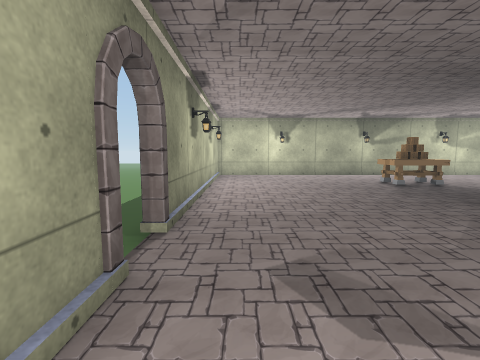
View 1 (above)

12 first-person views from a walk through a scene from a Unity 3-D project. The camera is 1.2 m above the floor, tilts 6° down and sees 85° across. The floor is counted in squares, 1 m on a side. Each view is taken from the middle of a square. On the plan, view 1 faces up. The plan holds only what a view shows up to about 12 squares ahead; the rest is blank. The place goes on beyond the plan. The player character is not drawn. Some surface patterns are stand-ins.

View 2
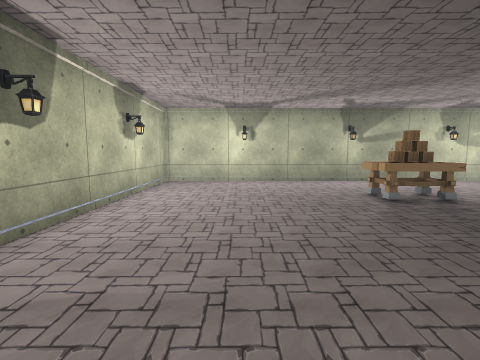

View 3
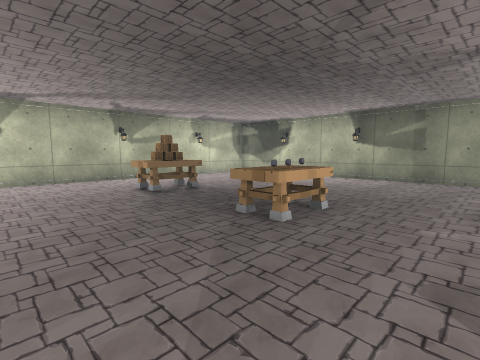

View 4
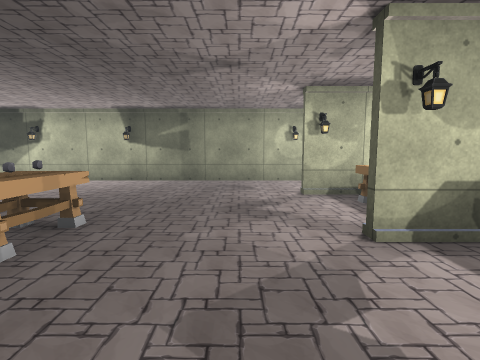

View 5
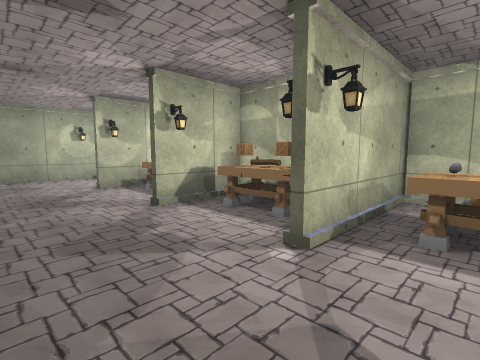

View 6
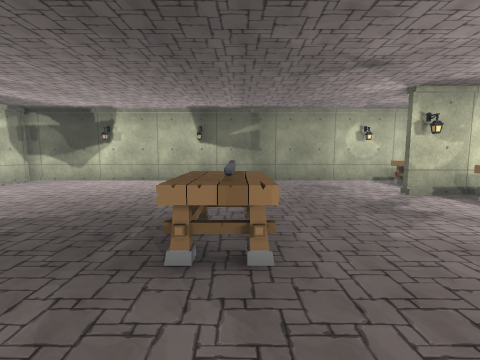

View 7
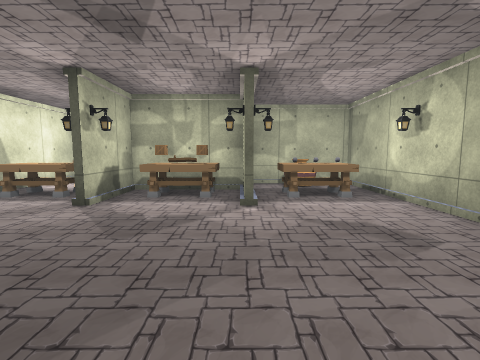

View 8
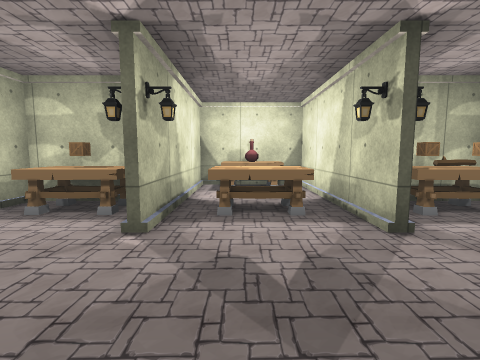

View 9
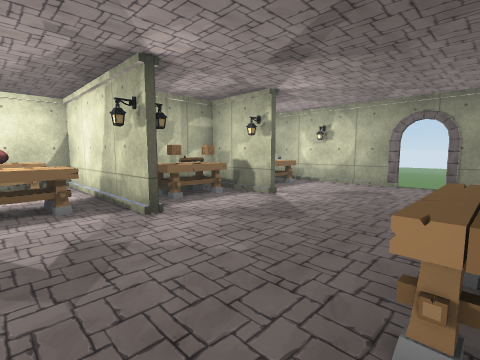

View 10
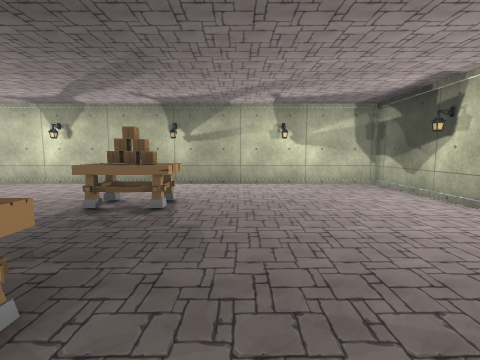

View 11
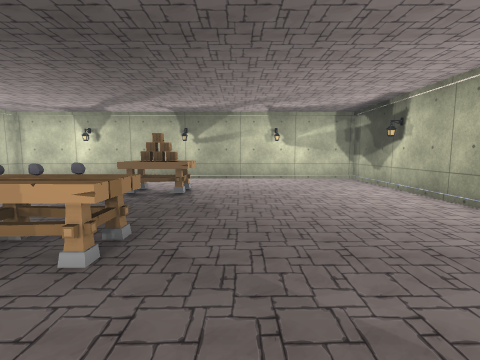

View 12
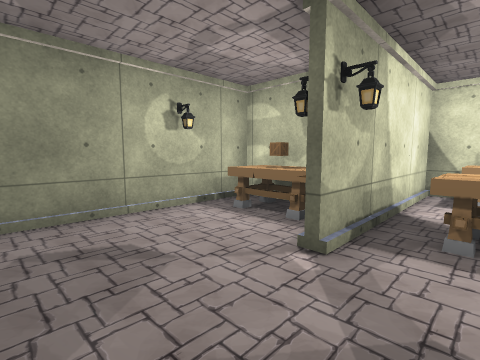

### Floor plan
Points are (right, up) in squares from view 1. A wall is a line through its corners. A room is listed if a view was taken in it or the views show most of it. See-through windows are left out.
Room 1 (views 1, 2, 3, 4, 5, 6, 7, 8, 9, 10, 11, 12)
walls: (6.7, 0.2) (6.7, -5.8) (10.5, -5.8) (10.5, -2.4); (2.9, 0.2) (2.9, -2.5) (6.5, -2.5) (6.5, 0.2); (10.5, -0.5) (10.5, 0.2); (-1.2, 2.5) (-1.2, -4.2) (2.6, -4.2); (11.8, -2.5) (14.2, -2.5) (14.2, 14) (-1.2, 14) (-1.2, 3.8); (2.7, -4.8) (2.7, 0.2)
ways out: opening at (-1, 3)
objects: table (0, -2) to (2, -1); other object (1, -3); rock (1, -1); table (4, -2) to (6, -1); box (4, -1); box (5, -1); rock (6, 5) to (7, 5); table (6, 6) to (7, 6); box (6, 10); box (7, 10); bottle (8, -5) to (9, -5); table (8, -4) to (9, -4); table (8, -2) to (9, -1); table (11, -2) to (11, -1); box (12, -2) to (12, -1); table (13, -2) to (13, -1)

Positions as (right, up) in squares from view 1, and headings:
1: (0, 0), facing up
2: (2, 3), facing up
3: (2, 2), facing up-right
4: (3, 2), facing right
5: (1, 3), facing down-right
6: (3, 5), facing right
7: (3, 6), facing down
8: (9, 4), facing down
9: (9, 5), facing down-left
10: (9, 4), facing up
11: (9, 2), facing up
12: (9, 3), facing down-right
